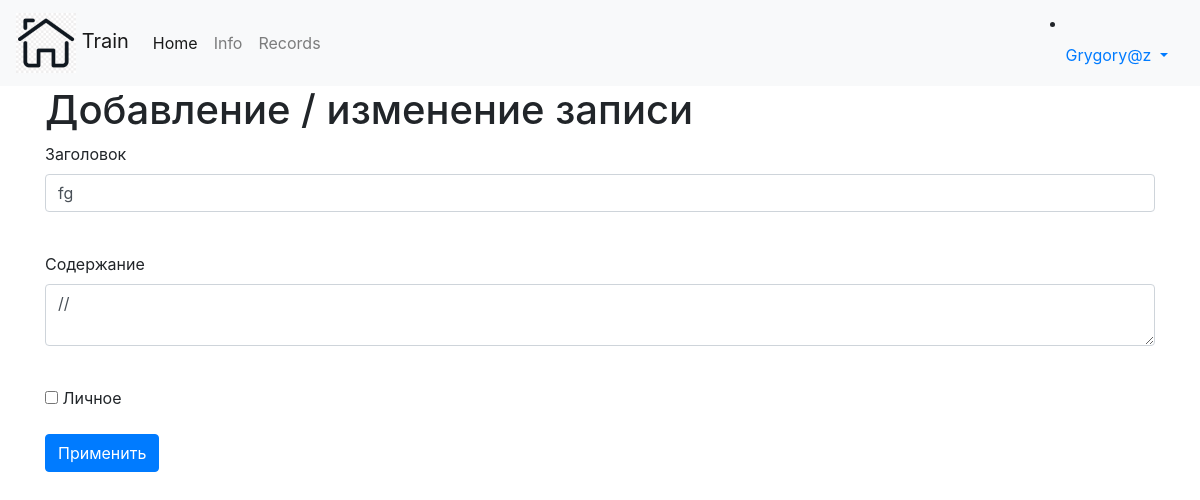
Page /news/2 (signed in) on the committed database.
### data/users.py (models this page shows, shortened)
class User(SqlAlchemyBase, UserMixin, SerializerMixin):
    __tablename__ = 'users'
    id = sqlalchemy.Column(sqlalchemy.Integer,
                           primary_key=True, autoincrement=True)
    name = sqlalchemy.Column(sqlalchemy.String, nullable=True)
    about = sqlalchemy.Column(sqlalchemy.String, nullable=True)
    email = sqlalchemy.Column(sqlalchemy.String,
                              index=True, unique=True, nullable=True)
    hashed_password = sqlalchemy.Column(sqlalchemy.String, nullable=True)
    created_date = sqlalchemy.Column(sqlalchemy.DateTime,
                                     default=datetime.datetime.now)
    news = orm.relationship("News", back_populates='user')
    height = sqlalchemy.Column(sqlalchemy.Integer)
    weight = sqlalchemy.Column(sqlalchemy.Integer)
    age = sqlalchemy.Column(sqlalchemy.Integer)
    sex = sqlalchemy.Column(sqlalchemy.String, nullable=True)
    rating = sqlalchemy.Column(sqlalchemy.Integer)

### data/news.py (models this page shows)
class News(SqlAlchemyBase, SerializerMixin):
    __tablename__ = 'news'
    id = sqlalchemy.Column(sqlalchemy.Integer,
                           primary_key=True, autoincrement=True)
    title = sqlalchemy.Column(sqlalchemy.String, nullable=True)
    content = sqlalchemy.Column(sqlalchemy.String, nullable=True)
    created_date = sqlalchemy.Column(sqlalchemy.DateTime,
                                     default=datetime.datetime.now)
    is_private = sqlalchemy.Column(sqlalchemy.Boolean, default=True)
    user_id = sqlalchemy.Column(sqlalchemy.Integer,
                                sqlalchemy.ForeignKey("users.id"))
    likes = sqlalchemy.Column(sqlalchemy.String, default='0')
    user = orm.relationship('User')

### main.py (the view, shortened to what this page needs)
@app.route('/news/<int:id>', methods=['GET', 'POST'])
@login_required
def edit_news(id):
    form = NewsForm()
    if req.method == "GET":
        db_sess = db_session.create_session()
        news = db_sess.query(News).filter(News.id == id,
                                          News.user == current_user
                                          ).first()
        if news:
            form.title.data = news.title
            form.content.data = news.content
            form.is_private.data = news.is_private
        else:
            abort(404)
    if current_user.is_authenticated:
        return render_template("news.html", user_name=session['name'], form=form)
    else:
        return render_template("news.html", form=form)

### forms/news.py
class NewsForm(FlaskForm):
    title = StringField('Заголовок', validators=[DataRequired()])
    content = TextAreaField("Содержание")
    is_private = BooleanField("Личное")
    submit = SubmitField('Применить')

### data/db_session.py (called while the page is built)
def create_session() -> Session:
    global __factory
    return __factory()

### main.py (called while the page is built)
@login_manager.user_loader
def load_user(user_id):
    db_sess = db_session.create_session()
    return db_sess.query(User).get(user_id)

### templates/news.html (shortened to what this page needs)
{% extends "base.html" %}
{% block content %}
<h1>Добавление / изменение записи</h1>
<form action="" method="post">
    <p>
        {{ form.title.label }}<br>
        {{ form.title(class="form-control") }}<br>
    </p>
    <p>
        {{ form.content.label }}<br>
        {{ form.content(class="form-control") }}<br>
    </p>
    <p>{{ form.is_private() }} {{ form.is_private.label }}</p>
    <p>{{ form.submit(type="submit", class="btn btn-primary") }}</p>
</form>
{% endblock %}

### templates/base.html (shortened to what this page needs)
<!doctype html>
<html lang="en">
<head>
    <link rel="stylesheet"
          href="https://stackpath.bootstrapcdn.com/bootstrap/4.4.1/css/bootstrap.min.css"
>
    <link rel="stylesheet" type="text/css" href="static/css/style.css">
</head>
<body>
<header>
    <nav class="navbar navbar-expand-lg navbar-light bg-light">
  <a class="navbar-brand" href="/"><img src="static/img/home.png" width="60" height="60" alt=""> Train</a>
  <div class="collapse navbar-collapse" id="navbarSupportedContent">
    <ul class="navbar-nav mr-auto">
      <li class="nav-item active">
        <a class="nav-link" href="/">Home <span class="sr-only">(current)</span></a>
      </li>
      <li class="nav-item">
        <a class="nav-link" href="/info">Info</a>
      </li>
      <li class="nav-item">
        <a class="nav-link" href="/records">Records</a>
      </li>
    </ul>
    <form class="form-inline my-2 my-lg-0">
      {% if current_user.is_authenticated %}
        <li class="nav-item dropdown">
        <a class="nav-link dropdown-toggle" href="#" id="navbarDropdown" role="button" data-toggle="dropdown" aria-haspopup="true" aria-expanded="false">
          {{ user_name }}
        </a>
      </li>
{% else %}
    <p>
        <a class="btn btn-outline-success" href="/register">Зарегистрироваться</a>
        <a class="btn btn-outline-primary" href="/login">Войти</a>
    </p>
{% endif %}
    </form>
  </div>
</nav>
</header>
<main role="main" class="container">
    {% block content %}{% endblock %}
</main>
</body>
</html>

### rows in the picture
User: email "Grygory@z"
News: title "fg", content "//"
